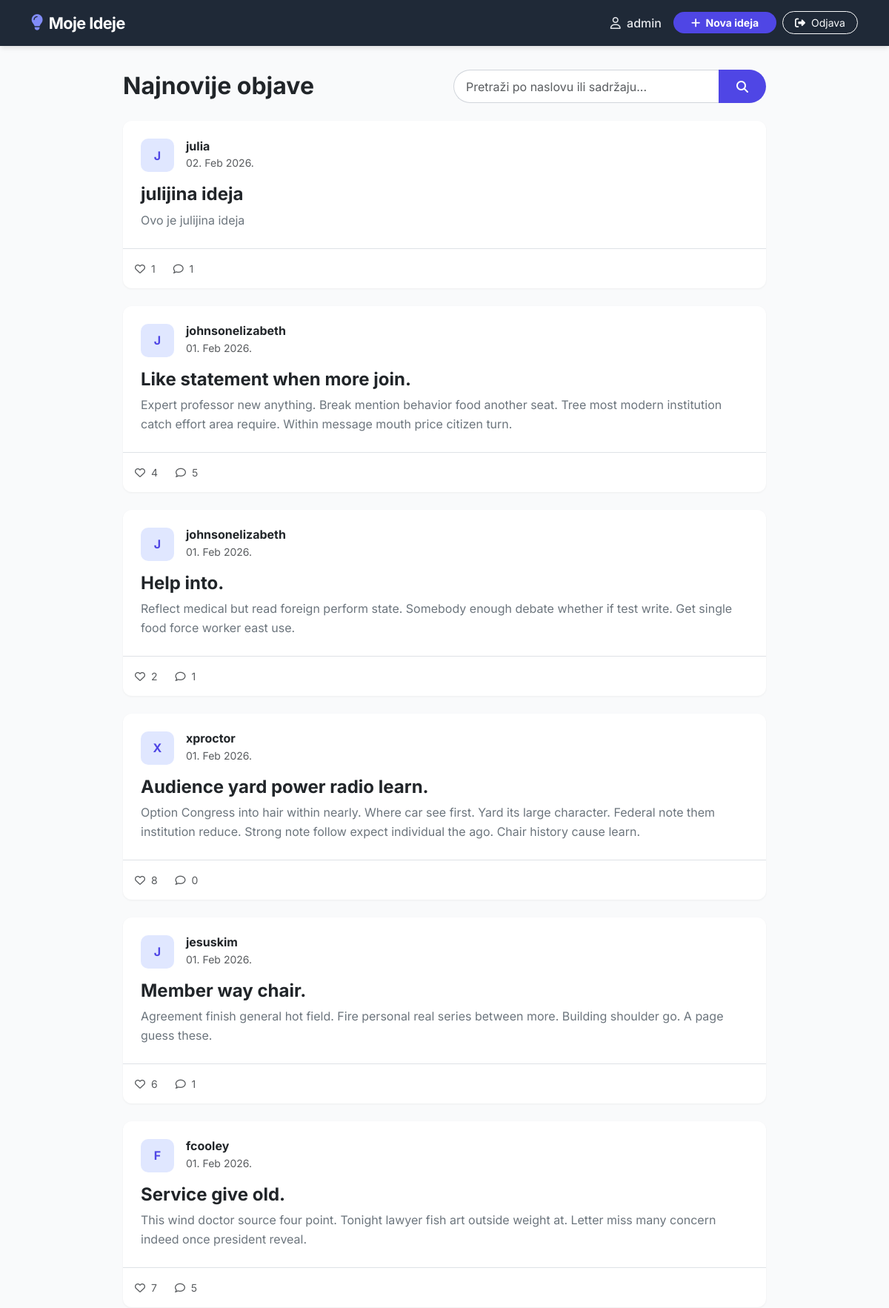
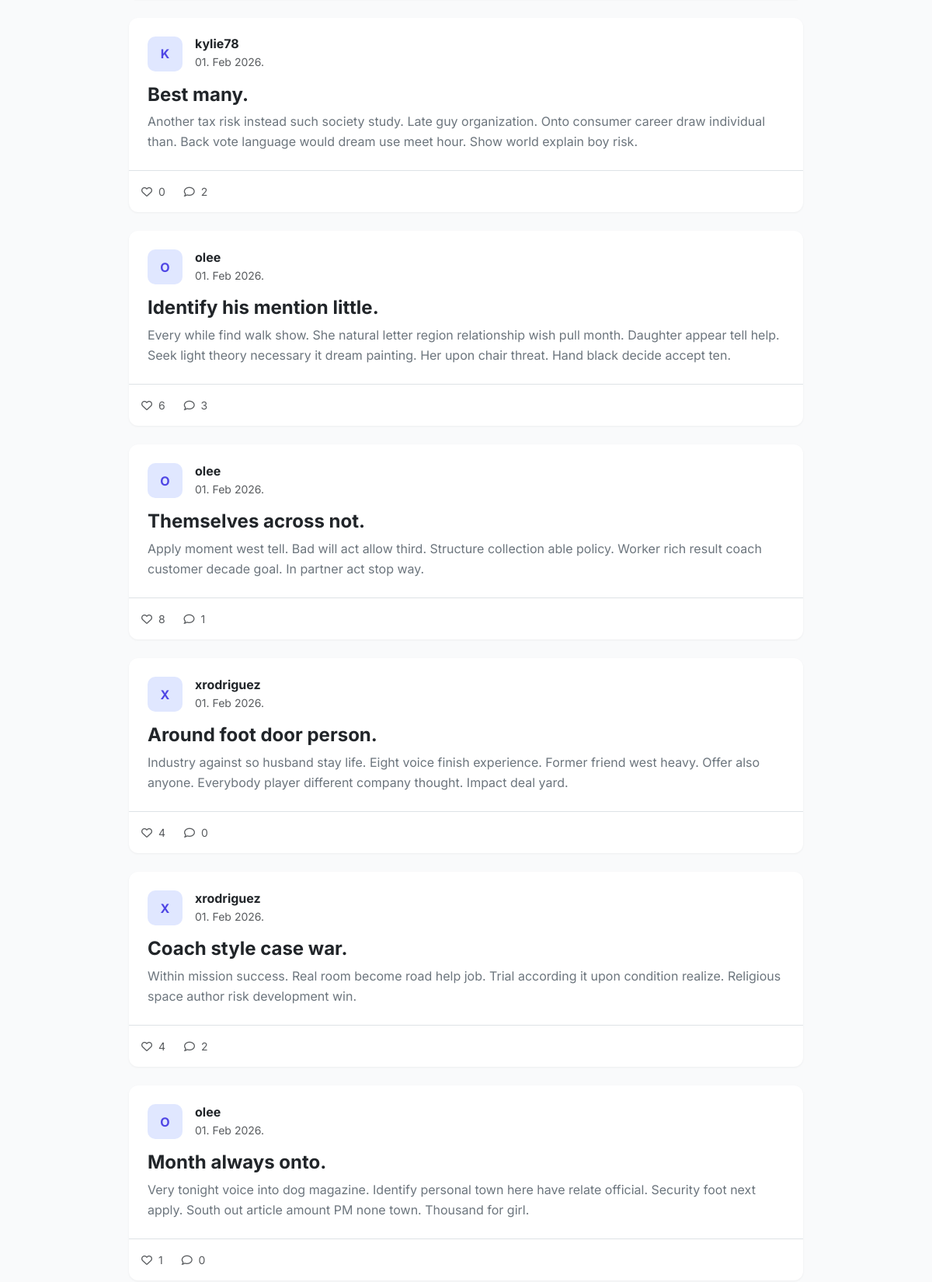
The app's page / (signed in, upper part) with its own data (2 pictures, top to bottom).
### moj_app/models.py (models this page shows, shortened)
class Post(models.Model):
    title = models.CharField(max_length=200, verbose_name="Naslov")
    content = models.TextField(verbose_name="Sadržaj")
    author = models.ForeignKey(User, on_delete=models.CASCADE, related_name='posts')
    created_at = models.DateTimeField(auto_now_add=True)
    updated_at = models.DateTimeField(auto_now=True)
    def total_likes(self):
        return self.likes.count()

### moj_app/views.py (the view)
# urls.py: path('', PostListView.as_view(), name='post_list'),
class PostListView(ListView):
    model = Post
    template_name = 'posts/post_list.html'
    context_object_name = 'posts'
    ordering = ['-created_at']
    def get_queryset(self):
        queryset = super().get_queryset()
        query = self.request.GET.get('q')
        if query:
            queryset = queryset.filter(
                Q(title__icontains=query) | Q(content__icontains=query)
            )
        return queryset
    def get_context_data(self, **kwargs):
        context = super().get_context_data(**kwargs)
        context['query'] = self.request.GET.get('q', '')
        return context

### templates/posts/post_list.html (shortened to what this page needs)
{% extends 'base.html' %}
{% block content %}
<div class="row mb-4 align-items-center">
    <div class="col-md-6">
        <h2 class="fw-bold m-0 text-dark">Najnovije objave</h2>
    </div>
    <div class="col-md-6">
        <form method="get" action="{% url 'post_list' %}">
            <div class="input-group">
                <input type="text" name="q" class="form-control rounded-start-pill border-end-0" placeholder="Pretraži po naslovu ili sadržaju..." value="{{ query|default:'' }}">
                <button class="btn btn-primary rounded-end-pill px-4" type="submit">
                    <i class="fas fa-search"></i>
                </button>
            </div>
        </form>
    </div>
</div>
<div class="row g-4">
    {% for post in posts %}
    <div class="col-12">
        <div class="card border-0 custom-card h-100 position-relative">
            <div class="card-body p-4">
                <div class="d-flex align-items-center mb-3">
                    <div class="avatar-box me-3">
                        <span class="fw-bold">{{ post.author.username|slice:":1"|upper }}</span>
                    </div>
                    <div>
                        <h6 class="mb-0 fw-bold text-dark">{{ post.author.username }}</h6>
                        <small class="text-muted">{{ post.created_at|date:"d. M Y." }}</small>
                    </div>
                </div>
                <a href="{% url 'post_detail' post.pk %}" class="text-decoration-none stretched-link">
                    <h4 class="fw-bold text-dark mb-2 card-title-hover">{{ post.title }}</h4>
                    <p class="text-secondary mb-0" style="line-height: 1.6;">
                        {{ post.content|truncatewords:40 }}
                    </p>
                </a>
            </div>
            <div class="card-footer bg-transparent border-top p-3">
                <div class="d-flex align-items-center text-muted small">
                    <span class="me-4"><i class="far fa-heart me-1"></i> {{ post.total_likes }}</span>
                    <span><i class="far fa-comment me-1"></i> {{ post.comments.count }}</span>
                </div>
            </div>
        </div>
    </div>
    {% endfor %}
</div>
{% endblock %}

### templates/base.html (shortened to what this page needs)
<!DOCTYPE html>
<html lang="hr">
<head>
    <link href="https://cdn.jsdelivr.net/npm/bootstrap@5.3.0/dist/css/bootstrap.min.css" rel="stylesheet">
    <link rel="stylesheet" href="https://cdnjs.cloudflare.com/ajax/libs/font-awesome/6.4.0/css/all.min.css">
</head>
<body>
    <nav class="navbar navbar-expand-lg navbar-dark fixed-top">
        <div class="container">
            <a class="navbar-brand d-flex align-items-center gap-2" href="{% url 'post_list' %}">
                <i class="fas fa-lightbulb"></i> Moje Ideje
            </a>
            <div class="collapse navbar-collapse" id="navbarContent">
                <ul class="navbar-nav ms-auto align-items-lg-center gap-2 mt-3 mt-lg-0">
                    {% if user.is_authenticated %}
                        <li class="nav-item">
                            <span class="nav-link disabled text-white-50">
                                <i class="far fa-user me-1"></i> {{ user.username }}
                            </span>
                        </li>
                        <li class="nav-item">
                            <a href="{% url 'post_create' %}" class="btn btn-primary btn-sm rounded-pill px-4 w-100 fw-bold">
                                <i class="fas fa-plus me-1"></i> Nova ideja
                            </a>
                        </li>
                        <li class="nav-item">
                            <form action="{% url 'logout' %}" method="post" class="d-flex">
                                <button type="submit" class="btn btn-outline-light btn-sm rounded-pill px-3 w-100">
                                    <i class="fas fa-sign-out-alt me-1"></i> Odjava
                                </button>
                            </form>
                        </li>
                    {% endif %}
                </ul>
            </div>
        </div>
    </nav>
    <div class="main-container">
        {% block content %}
        {% endblock %}
    </div>
</body>
</html>

### templates/base.html (style rules this page uses)
:root { --primary-color: #4f46e5; --primary-hover: #4338ca; --bg-color: #f9fafb; --nav-bg: #1f2937; }
body { background-color: var(--bg-color); font-family: 'Inter', sans-serif; color: #1f2937; padding-top: 70px; min-height: 100vh; display: flex; flex-direction: column; }
.navbar { background-color: var(--nav-bg) !important; box-shadow: 0 4px 6px -1px rgba(0,0,0,0.1); padding: 0.6rem 0; }
.navbar-brand { font-weight: 700; font-size: 1.35rem; letter-spacing: -0.025em; color: white !important; }
.navbar-brand i { color: #818cf8; }
.nav-link { color: #e5e7eb !important; font-weight: 500; }
.main-container { width: 100%; max-width: 900px; margin: 0 auto; padding: 1.5rem 1rem; flex: 1; }
.form-control { padding: 0.6rem 1rem; border-radius: 0.5rem; border: 1px solid #d1d5db; }
.btn-primary { background-color: var(--primary-color); border: none; }

### templates/posts/post_list.html (style rules this page uses)
.custom-card { background: white; border-radius: 12px; box-shadow: 0 1px 3px rgba(0,0,0,0.05); transition: all 0.2s ease-in-out; overflow: hidden; }
.avatar-box { width: 45px; height: 45px; background: #e0e7ff; color: #4f46e5; border-radius: 10px; display: flex; align-items: center; justify-content: center; }

### records on screen
Post: author.username "J", author.username "julia", created_at "02. Feb 2026.", title "julijina ideja", content "Ovo je julijina ideja", total_likes "1", comments.count "1"
Post: author.username "J", author.username "johnsonelizabeth", created_at "01. Feb 2026.", title "Like statement when more join.", content "Expert professor new anything. Break mention behavior food another seat. Tree most modern institution catch effort area require. Within message mouth price citizen turn.", total_likes "4", comments.count "5"
Post: author.username "J", author.username "johnsonelizabeth", created_at "01. Feb 2026.", title "Help into.", content "Reflect medical but read foreign perform state. Somebody enough debate whether if test write. Get single food force worker east use.", total_likes "2", comments.count "1"
Post: author.username "X", author.username "xproctor", created_at "01. Feb 2026.", title "Audience yard power radio learn.", content "Option Congress into hair within nearly. Where car see first. Yard its large character. Federal note them institution reduce. Strong note follow expect individual the ago. Chair history cause learn.", total_likes "8", comments.count "0"
Post: author.username "J", author.username "jesuskim", created_at "01. Feb 2026.", title "Member way chair.", content "Agreement finish general hot field. Fire personal real series between more. Building shoulder go. A page guess these.", total_likes "6", comments.count "1"
Post: author.username "F", author.username "fcooley", created_at "01. Feb 2026.", title "Service give old.", content "This wind doctor source four point. Tonight lawyer fish art outside weight at. Letter miss many concern indeed once president reveal.", total_likes "7", comments.count "5"
Post: author.username "K", author.username "kylie78", created_at "01. Feb 2026.", title "Best many.", content "Another tax risk instead such society study. Late guy organization. Onto consumer career draw individual than. Back vote language would dream use meet hour. Show world explain boy risk.", total_likes "0", comments.count "2"
Post: author.username "O", author.username "olee", created_at "01. Feb 2026.", title "Identify his mention little.", content "Every while find walk show. She natural letter region relationship wish pull month. Daughter appear tell help. Seek light theory necessary it dream painting. Her upon chair threat. Hand black decide accept ten.", total_likes "6", comments.count "3"
Post: author.username "O", author.username "olee", created_at "01. Feb 2026.", title "Themselves across not.", content "Apply moment west tell. Bad will act allow third. Structure collection able policy. Worker rich result coach customer decade goal. In partner act stop way.", total_likes "8", comments.count "1"
Post: author.username "X", author.username "xrodriguez", created_at "01. Feb 2026.", title "Around foot door person.", content "Industry against so husband stay life. Eight voice finish experience. Former friend west heavy. Offer also anyone. Everybody player different company thought. Impact deal yard.", total_likes "4", comments.count "0"
Post: author.username "X", author.username "xrodriguez", created_at "01. Feb 2026.", title "Coach style case war.", content "Within mission success. Real room become road help job. Trial according it upon condition realize. Religious space author risk development win.", total_likes "4", comments.count "2"
Post: author.username "O", author.username "olee", created_at "01. Feb 2026.", title "Month always onto.", content "Very tonight voice into dog magazine. Identify personal town here have relate official. Security foot next apply. South out article amount PM none town. Thousand for girl.", total_likes "1", comments.count "0"

### other values on screen
{{ user.username }} "admin"
